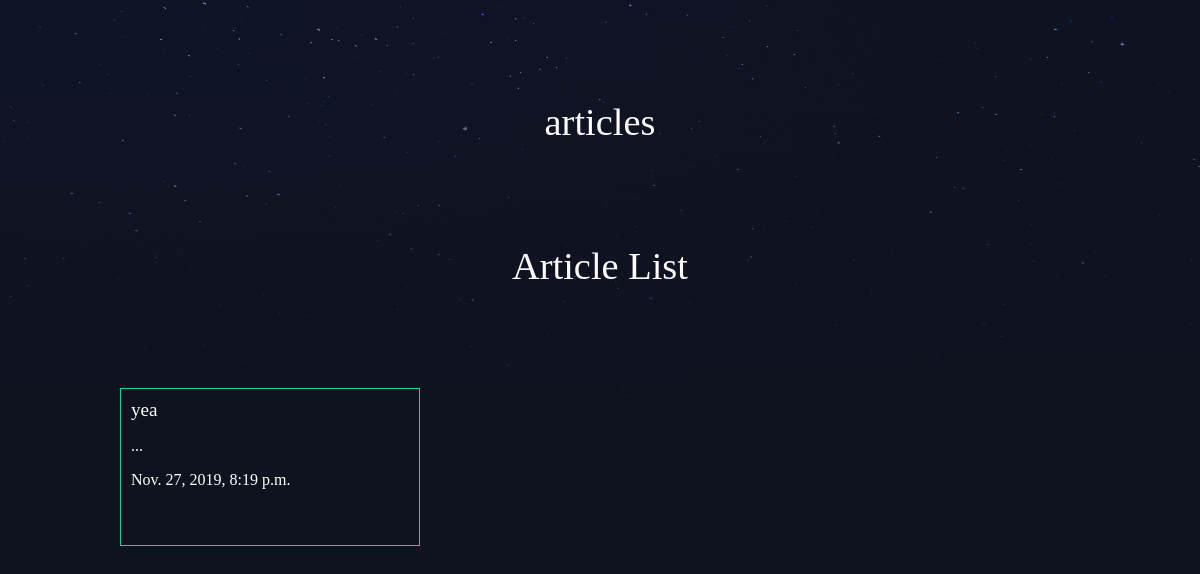
The app's page /articles/, older data.
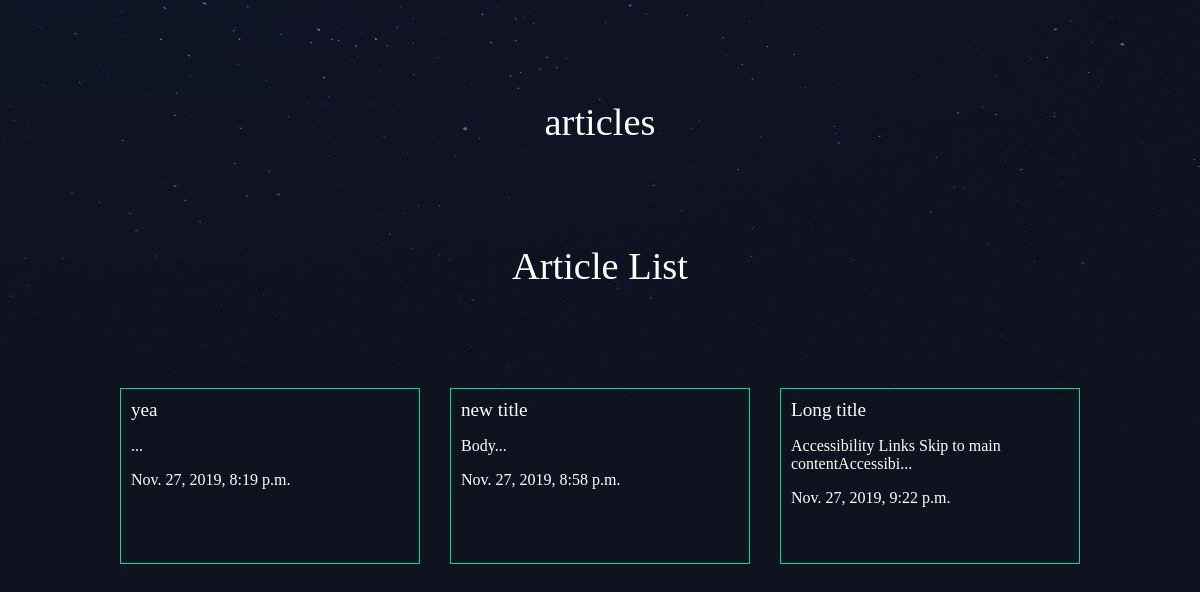
The same page, newer data.
### articles/models.py (models this page shows, shortened)
class Article(models.Model):
    title = models.CharField(max_length=100)
    slug = models.SlugField()
    body = models.TextField()
    date = models.DateTimeField(auto_now_add=True)
    thumb = models.ImageField(default='default.png', blank=True)
    def snippet(self):
        return self.body[:50] + "..."

### articles/views.py (the view)
# urls.py: path('', views.article_list, name="list"),
def article_list(request):
    articles = Article.objects.all().order_by('date')
    return render(request, 'articles/article_list.html', {'articles': articles})

### articles/templates/articles/article_list.html
{% extends 'base_layout.html' %}
{% block content %}
<h1>Article List</h1>
<div class="articles">
  {% for article in articles %}
  <div class="article">
    <h2><a href="{% url 'articles:detail' slug=article.slug %}">{{article.title}}</a></h2>
    <p>{{article.snippet}}</p>
    <p>{{article.date}}</p>
  </div />
  {% endfor %}
</div>
{% endblock %}

### templates/base_layout.html (shortened to what this page needs)
{% load static from staticfiles %}
<!DOCTYPE html>
<html lang="en">
<head>
  <link rel="stylesheet" href="{% static 'styles.css' %}">
</head>
<body>
  <div class="wrapper">
    <h1><a href="{% url 'articles:list'%}">articles</a></h1>
    {% block content %}
    {% endblock %}
  </div>
</body>
</html>

### assets/styles.css (style rules this page uses)
body { background-color: #0f121f; background-image: url(/static/stars.png); background-repeat: no-repeat; color: #fff; }
body * { font-family: Ubuntu; }
h1, h2, h3, h4, h5 { font-weight: normal; margin: 0; }
a, a:hover, a:visited { color: #fff; text-decoration: none; }
.wrapper { max-width: 960px; margin: 0 auto; }
div.wrapper > h1 { text-align: center; margin: 100px auto; font-size: 2.4em; }
.articles { display: grid; grid-template-columns: 1fr 1fr 1fr; grid-gap: 30px; }
.article { padding: 10px; border: 1px solid #00dba0; position: relative; padding-bottom: 40px; }
.article h2 { font-size: 1.2em; }

Row changes from the older to the newer data that the page shows:
added Article: title "new title", snippet "Body...", date "Nov. 27, 2019, 8:58 p.m."
added Article: title "Long title", snippet "Accessibility Links Skip to main contentAccessibi...", date "Nov. 27, 2019, 9:22 p.m."
